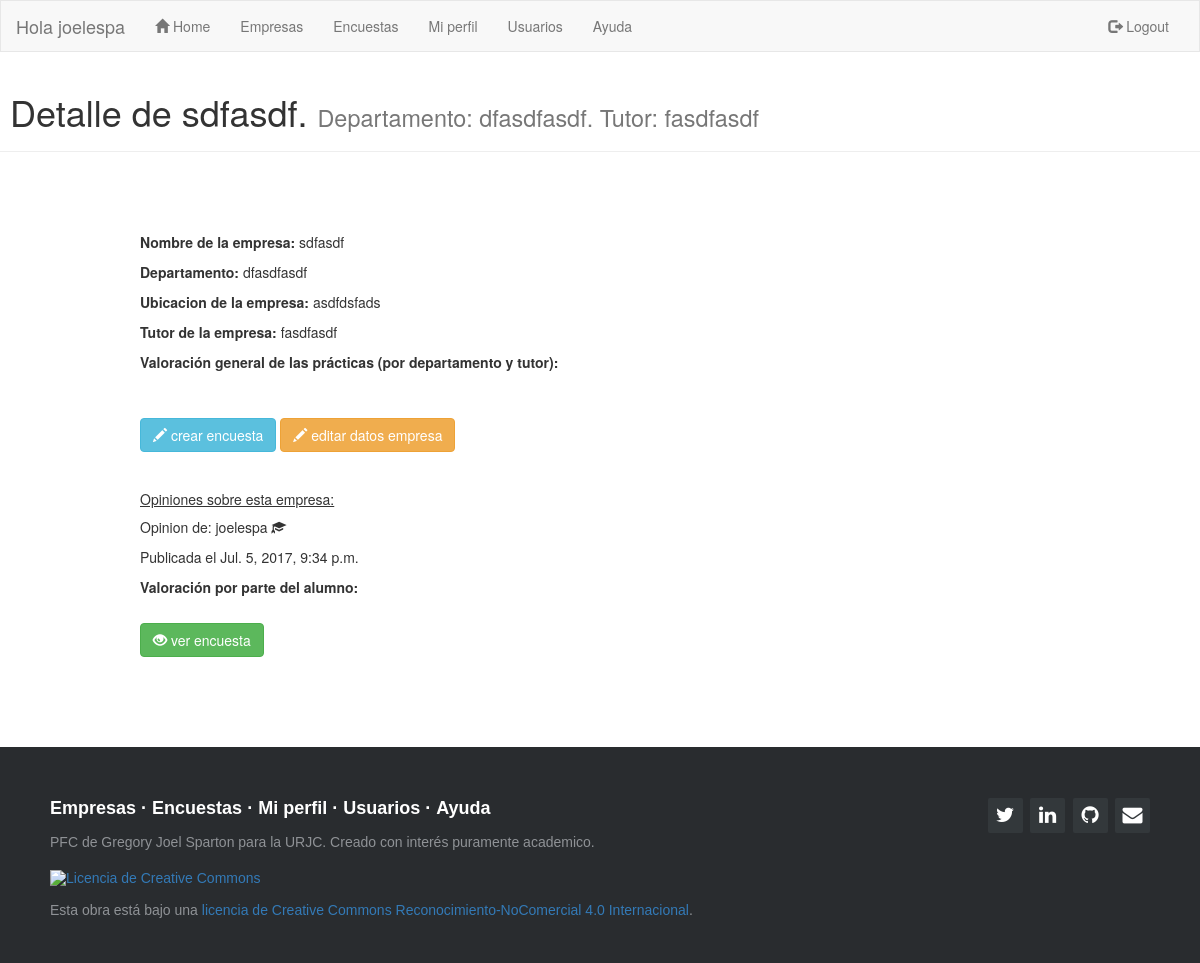
The app's page /empresas/1/ (signed in) with its own data.
### sopa/models.py (models this page shows)
class usuarios(AbstractUser):
    grado = models.TextField(max_length=50,null=True,blank=True,default='')

class empresas(models.Model):
    nombre_empresa = models.TextField(max_length=50,null=True,blank=True,default='')
    created_date = models.DateTimeField(default=timezone.now)
    ubicacion = models.TextField(max_length=50,null=True,blank=True,default='')
    tutor = models.TextField(max_length=50,null=True,blank=True,default='')
    departamento = models.TextField(max_length=50,null=True,blank=True,default='')
    valoracion = models.IntegerField(null=True,blank=True,default='0')

class encuestas(models.Model):
    user = models.TextField(max_length=40,null=True,blank=True,default='')
    nombre_empresa = models.TextField(max_length=50,null=True,blank=True,default='')
    tutor = models.TextField(max_length=50,null=True,blank=True,default='')
    departamento = models.TextField(max_length=50,null=True,blank=True,default='')
    created_date = models.DateTimeField(default=timezone.now)
    pf1 = models.TextField(max_length=20,null=True,blank=True,default='')
    pf11 = models.TextField(max_length=20,null=True,blank=True,default='')
    pf2 = models.TextField(max_length=20,null=True,blank=True,default='')
    pf22 = models.TextField(max_length=20,null=True,blank=True,default='')
    pb1 = models.TextField(max_length=20,null=True,blank=True,default='')
    pb2 = models.TextField(max_length=20,null=True,blank=True,default='')
    pb3 = models.TextField(max_length=20,null=True,blank=True,default='')
    pb4 = models.TextField(max_length=20,null=True,blank=True,default='')
    ps1 = models.TextField(max_length=20,null=True,blank=True,default='')
    ps2 = models.TextField(max_length=20,null=True,blank=True,default='')
    ps3 = models.TextField(max_length=20,null=True,blank=True,default='')
    ps4 = models.TextField(max_length=20,null=True,blank=True,default='')
    ps5 = models.TextField(max_length=20,null=True,blank=True,default='')
    ps6 = models.TextField(max_length=20,null=True,blank=True,default='')
    ps7 = models.TextField(max_length=20,null=True,blank=True,default='')
    pa1 = models.TextField(max_length=20,null=True,blank=True,default='')
    pa2 = models.TextField(max_length=20,null=True,blank=True,default='')
    nota = models.IntegerField(null=True,blank=True,default='0')

### sopa/views.py (the view)
# urls.py: url(r'^empresas/(?P<pk>.+)/$', views.detalle_empresa, name='detalle_empresa'),
@login_required
def detalle_empresa(request, pk):
    empresa = get_object_or_404(empresas, pk = pk)
    hayopiniones = encuestas.objects.filter(nombre_empresa = empresa.nombre_empresa, departamento = empresa.departamento, tutor = empresa.tutor)
    notamedia(empresa)
    if hayopiniones:
        aux=""
        opiniones = hayopiniones
    else:
        aux="No se han añadido opiniones"
        opiniones = ""
    return render(request, 'sopa/detalle_empresa.html', {'titulo': 'SOPA Detalle de empresa' ,'empresa' : empresa, 'opiniones': opiniones, 'aux': aux})

### sopa/views.py (called while the page is built)
def notamedia(e):
    emp = encuestas.objects.filter(nombre_empresa = e.nombre_empresa, departamento = e.departamento, tutor = e.tutor)
    nemp = encuestas.objects.filter(nombre_empresa = e.nombre_empresa, departamento = e.departamento, tutor = e.tutor).count()
    a = 0
    if nemp != 0:
        for x in emp:
            a = a + int(x.nota)
        media = a / nemp
        empresas.objects.filter(nombre_empresa = e.nombre_empresa, departamento = e.departamento, tutor = e.tutor).update(valoracion = media)
    else:
        media = 0
        empresas.objects.filter(nombre_empresa = e.nombre_empresa, departamento = e.departamento, tutor = e.tutor).update(valoracion = media)

### sopa/templates/sopa/detalle_empresa.html (shortened to what this page needs)
{% extends "sopa/index.html" %}
{% block content %}
<div class="page-header">
  <h1>&nbsp;Detalle de {{empresa.nombre_empresa}}. <small>Departamento: {{empresa.departamento}}. Tutor: {{empresa.tutor}}</small>
</div>
<div class="container">
    <br />
    <br />
    <br />
 <div class ="col-md-5 col-md-offset-1 ">
  <p><b>Nombre de la empresa:</b> {{empresa.nombre_empresa}}</p>
  <p><b>Departamento:</b> {{empresa.departamento}} </p>
  <p><b>Ubicacion de la empresa:</b> {{empresa.ubicacion}}</p>
  <p><b>Tutor de la empresa:</b> {{empresa.tutor}}</p>
  <p><b>Valoración general de las prácticas (por departamento y tutor):</b><br> {%if empresa.valoracion != 0%} <span class="rating-static rating-{{empresa.valoracion}}0"></span></p>
  {%else%} No hay valoraciones</p>
  {%endif%}
  <br>
  <p><a href="/encuesta/nueva/{{empresa.nombre_empresa}}/{{empresa.departamento}}/{{empresa.tutor}}" class="btn btn-info" role="button">
    <span class="glyphicon glyphicon-pencil" aria-hidden="true"></span>   crear encuesta </a>
    <a href="/empresas/edit/{{empresa.pk}}/" class="btn btn-warning" role="button">
    <span class="glyphicon glyphicon-pencil" aria-hidden="true"></span>   editar datos empresa </a></p>
<br>
  <h5><u>Opiniones sobre esta empresa:</u></h5>
  {%for opinion in opiniones%}
  <p>Opinion de: {{opinion.user}} <span class="glyphicon glyphicon-education" aria-hidden="true"></span></a>
  </p><p>Publicada el {{opinion.created_date}}</p>
  <p><b>Valoración por parte del alumno:</b>
    {%if opinion.nota != 0%} <span class="rating-static rating-{{opinion.nota}}0"></span></p>
    {%else%} No hay valoraciones</p>
    {%endif%}
  <p><a href='/encuesta/detalle/{{opinion.pk}}' class="btn btn-success" role="button">
    <span class="glyphicon glyphicon-eye-open" aria-hidden="true"></span>    ver encuesta</a></span></p>
  {% endfor %}
</div>
<div class ="col-md-3 ">
  <div id="map" class"map"></div>
  </div>
</div>
{% endblock content %}

### sopa/templates/sopa/index.html (shortened to what this page needs)
{% load staticfiles %}
<!DOCTYPE html>
<html lang="en">
<head>
  <link rel="stylesheet" href="https://maxcdn.bootstrapcdn.com/bootstrap/3.3.7/css/bootstrap.min.css">
  <link rel="stylesheet" href="{% static 'css/sopa.css' %}">
  <link href="//maxcdn.bootstrapcdn.com/font-awesome/4.1.0/css/font-awesome.min.css" rel="stylesheet">
</head>
  <nav class="navbar navbar-default">
    <div class="container-fluid">
      <div class="navbar-header">
        <a class="navbar-brand" >Hola {{ user.username }}</a>
      </div>
      <div class="collapse navbar-collapse" id="myNavbar">
        <ul class="nav navbar-nav">
          <li><a href="/"><span class="glyphicon glyphicon-home" aria-hidden="true"></span> Home</a></li>
          <li><a title="Empresas" href="/empresas">Empresas</a></li>
          <li><a title="Encuestas" href="/encuesta">Encuestas</a></li>
          <li><a title="Mi perfil" href="/usuarios/miperfil">Mi perfil</a></li>
          <li><a title="Usuarios" href="/usuarios">Usuarios</a></li>
          <li><a title="Ayuda" href="/ayuda">Ayuda</a></li>
        </ul>
        <ul class="nav navbar-nav navbar-right">
          {% if user.is_authenticated %}
          <li><a href="/logout"><span class="glyphicon glyphicon-log-out"></span> Logout</a></li>
          {% endif %}
        </ul>
      </div>
  </div>
</nav>
<body>
{% block content %}
{% endblock content %}
</body>
<footer class="footer-distributed">
  <div class="footer-right">
    <a href="https://twitter.com/joelespa"><i class="fa fa-twitter"></i></a>
    <a href="https://www.linkedin.com/in/joel-sparton-05886665/"><i class="fa fa-linkedin"></i></a>
    <a href="https://github.com/joelespa"><i class="fa fa-github"></i></a>
    <a href="mailto:joelespa@hotmail.com"><i class="fa fa-envelope" aria-hidden="true"></i>
  </div>
  <div class="footer-left">
    <p class="footer-links">
      <a href="/empresas">Empresas</a>
      ·
      <a href="/encuesta">Encuestas</a>
      ·
      <a href="/usuarios/miperfil">Mi perfil</a>
      ·
      <a href="/usuarios">Usuarios</a>
      ·
      <a href="/ayuda">Ayuda</a>
    </p>
    <p>PFC de Gregory Joel Sparton para la URJC. Creado con interés puramente academico.</p><br>
    <p><a rel="license" href="http://creativecommons.org/licenses/by-nc/4.0/"><img alt="Licencia de Creative Commons" style="border-width:0" src="https://i.creativecommons.org/l/by-nc/4.0/88x31.png" /></a><br><br>Esta obra está bajo una <a rel="license" href="http://creativecommons.org/licenses/by-nc/4.0/">licencia de Creative Commons Reconocimiento-NoComercial 4.0 Internacional</a>.</p>
  </div>
</footer>

### sopa/static/css/sopa.css (style rules this page uses)
.navbar { margin-bottom: 0; border-radius: 0; }
#map { width:400px;height:400px; }
.rating-static { width: 60px; height: 16px; display: block; background: url('http://www.itsalif.info/blogfiles/rating/star-rating.png') 0 0 no-repeat; }
.rating-30 { background-position: -24px 0; }
.footer-distributed { background-color: #292c2f; box-shadow: 0 1px 1px 0 rgba(0, 0, 0, 0.12); box-sizing: border-box; width: 100%; text-align: left; font: normal 16px sans-serif; padding: 45px 50px; margin-top: 80px; }
.footer-distributed .footer-left p { color: #8f9296; font-size: 14px; margin: 0; }
.footer-distributed p.footer-links { font-size:18px; font-weight: bold; color: #ffffff; margin: 0 0 10px; padding: 0; }
.footer-distributed p.footer-links a { display:inline-block; line-height: 1.8; text-decoration: none; color: inherit; }
.footer-distributed .footer-right { float: right; margin-top: 6px; max-width: 180px; }
.footer-distributed .footer-right a { display: inline-block; width: 35px; height: 35px; background-color: #33383b; border-radius: 2px; font-size: 20px; color: #ffffff; text-align: center; line-height: 35px; margin-left: 3px; }

### records on screen
usuarios: username "joelespa"
empresas: nombre_empresa "sdfasdf", departamento "dfasdfasdf", tutor "fasdfasdf", ubicacion "asdfdsfads"
encuestas: user "joelespa", created_date "Jul. 5, 2017, 9:34 p.m."
